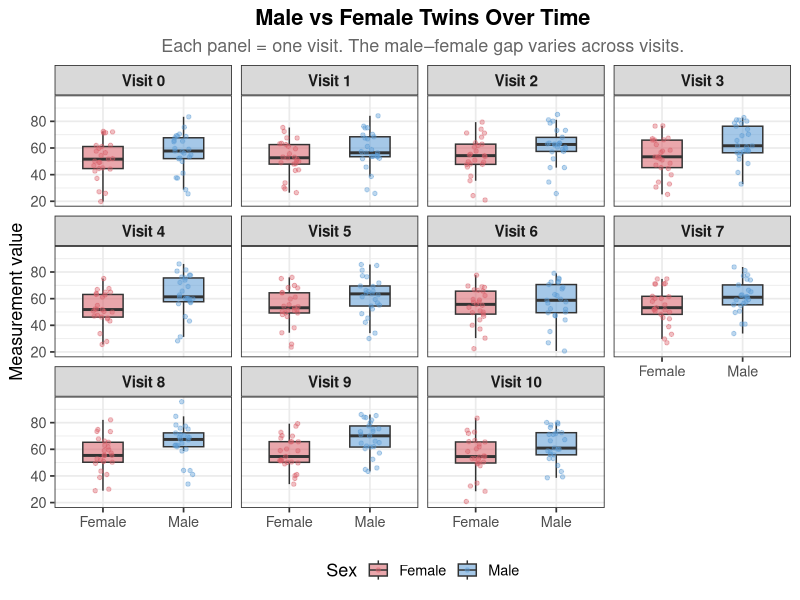
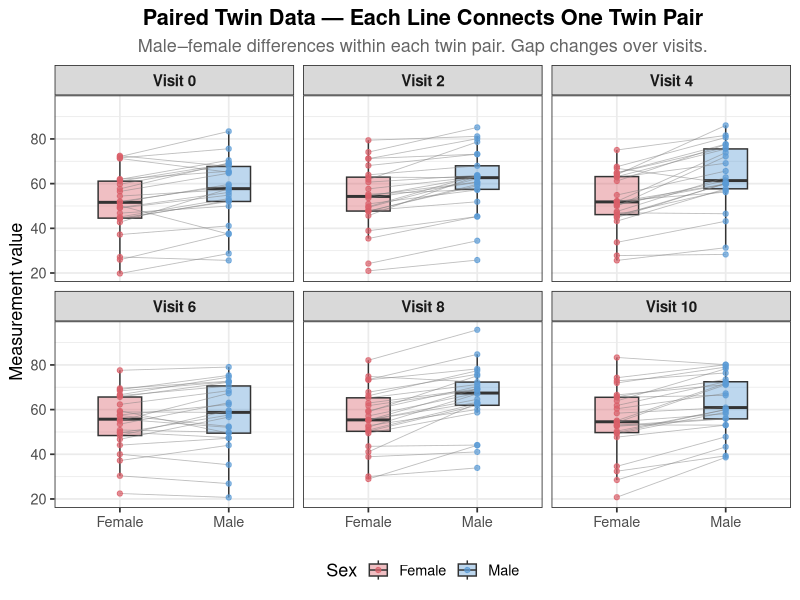
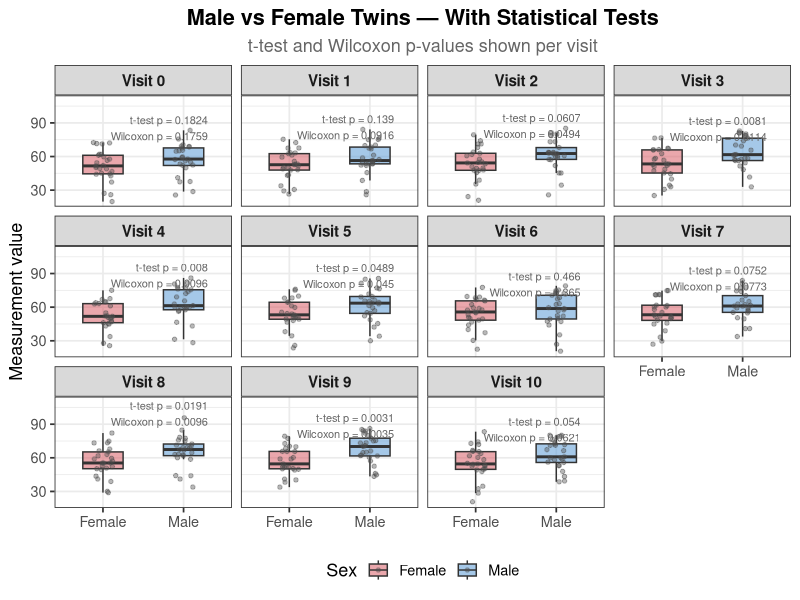

Write the R code that produced these figures, in order.
## ---- chunk 1
library(ggplot2)
library(dplyr)
library(tidyr)
library(ggpubr)
library(rstatix)

set.seed(42)  # reproducible

knitr::opts_chunk$set(fig.width = 12, fig.height = 7, dpi = 200)
## ---- chunk 2
n_pairs   <- 25           # number of twin pairs
n_visits  <- 11           # visits 0 through 10
total_obs <- n_pairs * 2 * n_visits  # 2 sexes × 11 visits

# ── Per-pair genetic baseline (shared by both twins) ─────
pair_id <- rep(1:n_pairs, each = 2 * n_visits)
genetic_baseline <- rep(rnorm(n_pairs, mean = 50, sd = 10),
                        each = 2 * n_visits)

# ── Sex label (each pair: one male, one female) ──────────
# For each pair, first half of rows = female, second half = male
sex <- rep(rep(c("Female", "Male"), each = n_visits), times = n_pairs)

# ── Visit number (0 to 10) ────────────────────────────────
visit <- rep(0:(n_visits - 1), times = n_pairs * 2)

# ── Sex effect: males start slightly higher ──────────────
sex_effect <- ifelse(sex == "Male", 5, 0)

# ── Visit effect: gentle upward trend ────────────────────
visit_effect <- visit * 0.5

# ── Time × sex interaction (varies per visit) ────────────
# We create a pattern where the male–female gap changes:
#   visit 0: small gap   visit 3: large gap   visit 6: reversed
#   visit 9: large gap   visit 10: small gap
interaction_pattern <- data.frame(
  visit = 0:10,
  interaction = c(0, 1, 3, 6, 4, 2, -2, 1, 4, 7, 2)
)
interaction_map <- interaction_pattern$interaction[match(visit, interaction_pattern$visit)]
time_x_sex <- ifelse(sex == "Male", interaction_map, 0)

# ── Random noise ──────────────────────────────────────────
noise <- rnorm(total_obs, mean = 0, sd = 4)

# ── Assemble the data frame ───────────────────────────────
twins <- data.frame(
  pair     = pair_id,
  sex      = sex,
  visit    = visit,
  value    = genetic_baseline + sex_effect + visit_effect + time_x_sex + noise
)

# Also create a wide format to show the pairing
twins_wide <- twins %>%
  pivot_wider(
    id_cols     = c(pair, visit),
    names_from  = sex,
    values_from = value,
    names_prefix = ""
  )

# Quick peek at the structure
glimpse(twins)
## ---- chunk 3
twins_wide %>%
  filter(pair <= 4) %>%
  mutate(across(c(Female, Male), ~ round(., 1))) %>%
  knitr::kable(caption = "First 4 twin pairs across all visits (wide format)")
## ---- chunk 4
# Convert visit to a factor so ggplot treats it as a category
twins$visit <- factor(twins$visit, levels = 0:10,
                      labels = paste0("Visit ", 0:10))

p_box <- twins %>%
  ggplot(aes(x = sex, y = value, fill = sex)) +
  geom_boxplot(outlier.shape = NA, alpha = 0.55, width = 0.5) +
  geom_jitter(aes(color = sex),
              width = 0.12, size = 1.2, alpha = 0.4) +
  facet_wrap(~ visit, nrow = 3) +
  scale_fill_manual(values = c("Female" = "#D95F69", "Male" = "#5B9BD5")) +
  scale_color_manual(values = c("Female" = "#D95F69", "Male" = "#5B9BD5")) +
  labs(
    title    = "Male vs Female Twins Over Time",
    subtitle = "Each panel = one visit. The male–female gap varies across visits.",
    x        = NULL,
    y        = "Measurement value",
    fill     = "Sex",
    color    = "Sex"
  ) +
  theme_bw(base_size = 13) +
  theme(
    strip.text = element_text(face = "bold", size = 11),
    plot.title = element_text(face = "bold", hjust = 0.5),
    plot.subtitle = element_text(hjust = 0.5, color = "grey40"),
    legend.position = "bottom"
  )

print(p_box)
## ---- chunk 5
# Only show a subset of visits to avoid overcrowding
visits_to_show <- c("Visit 0", "Visit 2", "Visit 4", "Visit 6", "Visit 8", "Visit 10")

# Use the long-format data directly.
# geom_line(aes(group = pair)) connects the two points (Female, Male) within each twin pair.
p_paired <- twins %>%
  filter(visit %in% visits_to_show) %>%
  ggplot(aes(x = sex, y = value)) +
  geom_boxplot(aes(fill = sex), outlier.shape = NA, alpha = 0.4, width = 0.4) +
  geom_line(aes(group = pair), color = "grey50", alpha = 0.5, linewidth = 0.3) +
  geom_point(aes(color = sex), size = 1.5, alpha = 0.7) +
  facet_wrap(~ visit, nrow = 2) +
  scale_fill_manual(values = c(Female = "#D95F69", Male = "#5B9BD5")) +
  scale_color_manual(values = c(Female = "#D95F69", Male = "#5B9BD5")) +
  labs(
    title    = "Paired Twin Data — Each Line Connects One Twin Pair",
    subtitle = "Male–female differences within each twin pair. Gap changes over visits.",
    x        = NULL,
    y        = "Measurement value",
    fill     = "Sex",
    color    = "Sex"
  ) +
  theme_bw(base_size = 13) +
  theme(
    strip.text = element_text(face = "bold", size = 11),
    plot.title = element_text(face = "bold", hjust = 0.5),
    plot.subtitle = element_text(hjust = 0.5, color = "grey40"),
    legend.position = "bottom"
  )

print(p_paired)
## ---- chunk 6
pvals <- twins %>%
  group_by(visit) %>%
  summarise(
    n_female    = sum(sex == "Female"),
    n_male      = sum(sex == "Male"),
    mean_female = mean(value[sex == "Female"], na.rm = TRUE),
    mean_male   = mean(value[sex == "Male"], na.rm = TRUE),
    diff        = mean_male - mean_female,
    t_pval      = tryCatch(t.test(value ~ sex)$p.value,
                           error = function(e) NA),
    wilcox_pval = tryCatch(wilcox.test(value ~ sex)$p.value,
                           error = function(e) NA),
    .groups = "drop"
  ) %>%
  mutate(
    across(ends_with("pval"), ~ round(., 4)),
    t_label      = paste0("t-test p = ", t_pval),
    wilcox_label = paste0("Wilcoxon p = ", wilcox_pval)
  )

knitr::kable(pvals %>% select(visit, n_female, n_male, diff, t_label, wilcox_label),
             caption = "Male–female difference and p-values at each visit")
## ---- chunk 7
# Prepare annotation data
pvals_annot <- pvals %>%
  mutate(
    combined_label = paste0(t_label, "\n", wilcox_label),
    # Position text in the top-right of each panel
    x_pos = 2.3
  )

# Find y_max for each panel
y_max_vals <- twins %>%
  group_by(visit) %>%
  summarise(y_max = max(value, na.rm = TRUE) * 1.15, .groups = "drop")

pvals_annot <- pvals_annot %>%
  left_join(y_max_vals, by = "visit")

p_summary <- twins %>%
  ggplot(aes(x = sex, y = value, fill = sex)) +
  geom_boxplot(outlier.shape = NA, alpha = 0.55, width = 0.5) +
  geom_jitter(width = 0.12, size = 1.2, alpha = 0.4, color = "grey30") +
  geom_text(
    data = pvals_annot,
    aes(x = 2.3, y = y_max, label = combined_label),
    inherit.aes = FALSE,
    hjust = 1, vjust = 1, size = 2.8, color = "grey40"
  ) +
  facet_wrap(~ visit, nrow = 3) +
  scale_fill_manual(values = c("Female" = "#D95F69", "Male" = "#5B9BD5")) +
  labs(
    title    = "Male vs Female Twins — With Statistical Tests",
    subtitle = "t-test and Wilcoxon p-values shown per visit",
    x        = NULL,
    y        = "Measurement value",
    fill     = "Sex"
  ) +
  theme_bw(base_size = 13) +
  theme(
    strip.text = element_text(face = "bold", size = 11),
    plot.title = element_text(face = "bold", hjust = 0.5),
    plot.subtitle = element_text(hjust = 0.5, color = "grey40"),
    legend.position = "bottom"
  )

print(p_summary)
